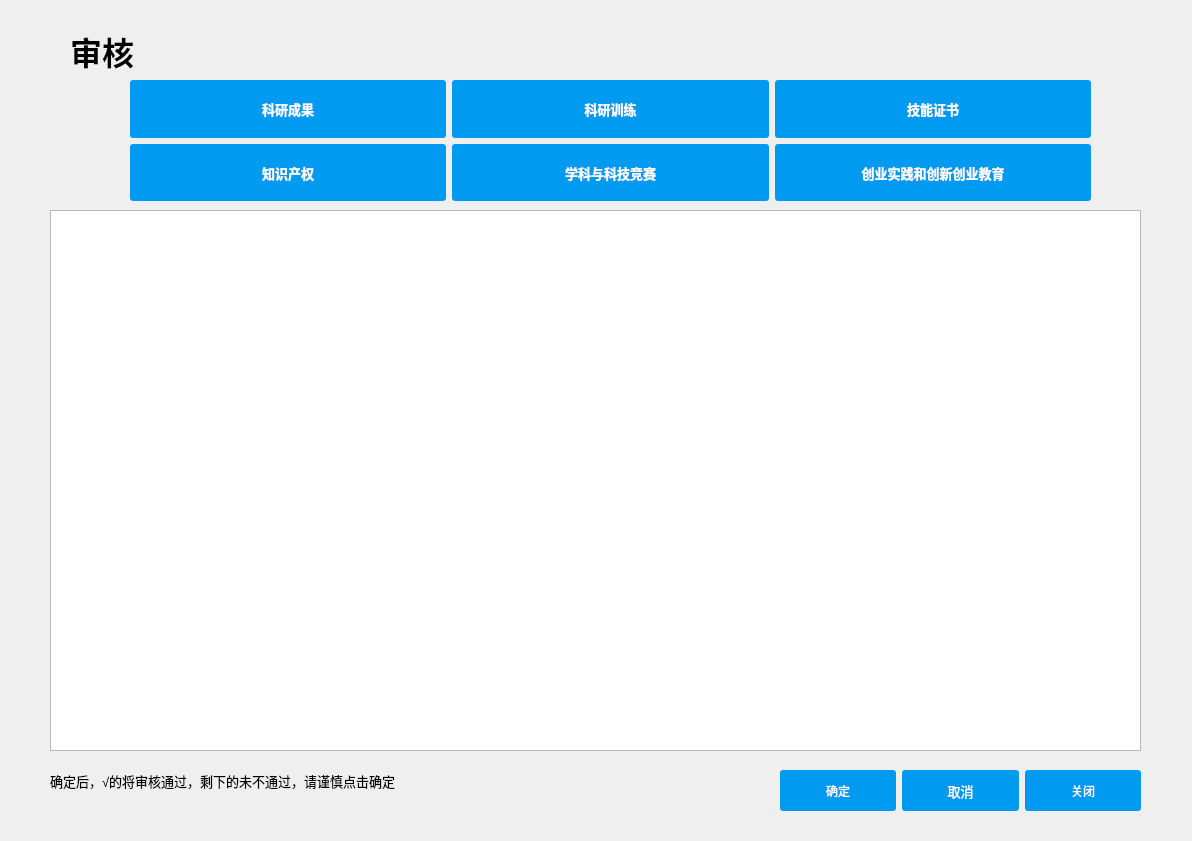
<?xml version="1.0" encoding="UTF-8"?>
<ui version="4.0">
 <class>To_examine</class>
 <widget class="QDialog" name="To_examine">
  <property name="geometry">
   <rect>
    <x>0</x>
    <y>0</y>
    <width>1192</width>
    <height>841</height>
   </rect>
  </property>
  <property name="windowTitle">
   <string>Dialog</string>
  </property>
  <widget class="QLabel" name="label">
   <property name="geometry">
    <rect>
     <x>70</x>
     <y>30</y>
     <width>321</width>
     <height>41</height>
    </rect>
   </property>
   <property name="font">
    <font>
     <family>Arial</family>
     <pointsize>24</pointsize>
     <weight>75</weight>
     <bold>true</bold>
    </font>
   </property>
   <property name="text">
    <string>审核</string>
   </property>
  </widget>
  <widget class="QWidget" name="horizontalLayoutWidget">
   <property name="geometry">
    <rect>
     <x>130</x>
     <y>80</y>
     <width>961</width>
     <height>121</height>
    </rect>
   </property>
   <layout class="QHBoxLayout" name="horizontalLayout_2">
    <item>
     <layout class="QVBoxLayout" name="verticalLayout_4">
      <item>
       <widget class="QPushButton" name="pushButton_11">
        <property name="sizePolicy">
         <sizepolicy hsizetype="Minimum" vsizetype="Minimum">
          <horstretch>0</horstretch>
          <verstretch>0</verstretch>
         </sizepolicy>
        </property>
        <property name="font">
         <font>
          <family>Arial</family>
          <pointsize>10</pointsize>
          <weight>75</weight>
          <bold>true</bold>
         </font>
        </property>
        <property name="styleSheet">
         <string notr="true">QPushButton { background-color: rgb(0, 155, 240); border-radius: 3px; color: rgb(255, 255, 255); } QPushButton:hover { background-color: rgb(245, 69, 255); }</string>
        </property>
        <property name="text">
         <string>科研成果</string>
        </property>
       </widget>
      </item>
      <item>
       <widget class="QPushButton" name="pushButton_7">
        <property name="sizePolicy">
         <sizepolicy hsizetype="Minimum" vsizetype="Minimum">
          <horstretch>0</horstretch>
          <verstretch>0</verstretch>
         </sizepolicy>
        </property>
        <property name="font">
         <font>
          <family>Arial</family>
          <pointsize>10</pointsize>
          <weight>75</weight>
          <bold>true</bold>
         </font>
        </property>
        <property name="styleSheet">
         <string notr="true">QPushButton { background-color: rgb(0, 155, 240); border-radius: 3px; color: rgb(255, 255, 255); } QPushButton:hover { background-color: rgb(245, 69, 255); }</string>
        </property>
        <property name="text">
         <string>知识产权</string>
        </property>
       </widget>
      </item>
     </layout>
    </item>
    <item>
     <layout class="QVBoxLayout" name="verticalLayout_5">
      <item>
       <widget class="QPushButton" name="pushButton_8">
        <property name="sizePolicy">
         <sizepolicy hsizetype="Minimum" vsizetype="Minimum">
          <horstretch>0</horstretch>
          <verstretch>0</verstretch>
         </sizepolicy>
        </property>
        <property name="font">
         <font>
          <family>Arial</family>
          <pointsize>10</pointsize>
          <weight>75</weight>
          <bold>true</bold>
         </font>
        </property>
        <property name="styleSheet">
         <string notr="true">QPushButton { background-color: rgb(0, 155, 240); border-radius: 3px; color: rgb(255, 255, 255); } QPushButton:hover { background-color: rgb(245, 69, 255); }</string>
        </property>
        <property name="text">
         <string>科研训练</string>
        </property>
       </widget>
      </item>
      <item>
       <widget class="QPushButton" name="pushButton_9">
        <property name="sizePolicy">
         <sizepolicy hsizetype="Minimum" vsizetype="Minimum">
          <horstretch>0</horstretch>
          <verstretch>0</verstretch>
         </sizepolicy>
        </property>
        <property name="font">
         <font>
          <family>Arial</family>
          <pointsize>10</pointsize>
          <weight>75</weight>
          <bold>true</bold>
         </font>
        </property>
        <property name="styleSheet">
         <string notr="true">QPushButton { background-color: rgb(0, 155, 240); border-radius: 3px; color: rgb(255, 255, 255); } QPushButton:hover { background-color: rgb(245, 69, 255); }</string>
        </property>
        <property name="text">
         <string>学科与科技竞赛</string>
        </property>
       </widget>
      </item>
     </layout>
    </item>
    <item>
     <layout class="QVBoxLayout" name="verticalLayout_6">
      <item>
       <widget class="QPushButton" name="pushButton_12">
        <property name="sizePolicy">
         <sizepolicy hsizetype="Minimum" vsizetype="Minimum">
          <horstretch>0</horstretch>
          <verstretch>0</verstretch>
         </sizepolicy>
        </property>
        <property name="font">
         <font>
          <family>Arial</family>
          <pointsize>10</pointsize>
          <weight>75</weight>
          <bold>true</bold>
         </font>
        </property>
        <property name="styleSheet">
         <string notr="true">QPushButton { background-color: rgb(0, 155, 240); border-radius: 3px; color: rgb(255, 255, 255); } QPushButton:hover { background-color: rgb(245, 69, 255); }</string>
        </property>
        <property name="text">
         <string>技能证书</string>
        </property>
       </widget>
      </item>
      <item>
       <widget class="QPushButton" name="pushButton_13">
        <property name="sizePolicy">
         <sizepolicy hsizetype="Minimum" vsizetype="Minimum">
          <horstretch>0</horstretch>
          <verstretch>0</verstretch>
         </sizepolicy>
        </property>
        <property name="font">
         <font>
          <family>Arial</family>
          <pointsize>10</pointsize>
          <weight>75</weight>
          <bold>true</bold>
         </font>
        </property>
        <property name="styleSheet">
         <string notr="true">QPushButton { background-color: rgb(0, 155, 240); border-radius: 3px; color: rgb(255, 255, 255); } QPushButton:hover { background-color: rgb(245, 69, 255); }</string>
        </property>
        <property name="text">
         <string>创业实践和创新创业教育</string>
        </property>
       </widget>
      </item>
     </layout>
    </item>
   </layout>
  </widget>
  <widget class="QTableWidget" name="tableWidget">
   <property name="geometry">
    <rect>
     <x>50</x>
     <y>210</y>
     <width>1091</width>
     <height>541</height>
    </rect>
   </property>
  </widget>
  <widget class="QWidget" name="horizontalLayoutWidget_2">
   <property name="geometry">
    <rect>
     <x>780</x>
     <y>770</y>
     <width>361</width>
     <height>41</height>
    </rect>
   </property>
   <layout class="QHBoxLayout" name="horizontalLayout_3">
    <item>
     <widget class="QPushButton" name="pushButton_14">
      <property name="sizePolicy">
       <sizepolicy hsizetype="MinimumExpanding" vsizetype="MinimumExpanding">
        <horstretch>0</horstretch>
        <verstretch>0</verstretch>
       </sizepolicy>
      </property>
      <property name="styleSheet">
       <string notr="true">QPushButton { background-color: rgb(0, 155, 240); border-radius: 3px; color: rgb(255, 255, 255); } QPushButton:hover { background-color: rgb(245, 69, 255); }</string>
      </property>
      <property name="text">
       <string>确定</string>
      </property>
     </widget>
    </item>
    <item>
     <widget class="QPushButton" name="pushButton">
      <property name="sizePolicy">
       <sizepolicy hsizetype="MinimumExpanding" vsizetype="MinimumExpanding">
        <horstretch>0</horstretch>
        <verstretch>0</verstretch>
       </sizepolicy>
      </property>
      <property name="font">
       <font>
        <family>Arial</family>
        <pointsize>10</pointsize>
       </font>
      </property>
      <property name="styleSheet">
       <string notr="true">QPushButton { background-color: rgb(0, 155, 240); border-radius: 3px; color: rgb(255, 255, 255); } QPushButton:hover { background-color: rgb(245, 69, 255); }</string>
      </property>
      <property name="text">
       <string>取消</string>
      </property>
     </widget>
    </item>
    <item>
     <widget class="QPushButton" name="pushButton_2">
      <property name="sizePolicy">
       <sizepolicy hsizetype="MinimumExpanding" vsizetype="MinimumExpanding">
        <horstretch>0</horstretch>
        <verstretch>0</verstretch>
       </sizepolicy>
      </property>
      <property name="styleSheet">
       <string notr="true">QPushButton { background-color: rgb(0, 155, 240); border-radius: 3px; color: rgb(255, 255, 255); } QPushButton:hover { background-color: rgb(245, 69, 255); }</string>
      </property>
      <property name="text">
       <string>关闭</string>
      </property>
     </widget>
    </item>
   </layout>
  </widget>
  <widget class="QLabel" name="label_2">
   <property name="geometry">
    <rect>
     <x>50</x>
     <y>760</y>
     <width>641</width>
     <height>41</height>
    </rect>
   </property>
   <property name="font">
    <font>
     <family>Arial</family>
     <pointsize>10</pointsize>
    </font>
   </property>
   <property name="text">
    <string>确定后，√的将审核通过，剩下的未不通过，请谨慎点击确定</string>
   </property>
  </widget>
  <widget class="QLabel" name="label_3">
   <property name="geometry">
    <rect>
     <x>640</x>
     <y>770</y>
     <width>111</width>
     <height>31</height>
    </rect>
   </property>
   <property name="font">
    <font>
     <family>Arial</family>
     <pointsize>14</pointsize>
    </font>
   </property>
   <property name="text">
    <string/>
   </property>
  </widget>
 </widget>
 <resources/>
 <connections/>
</ui>
